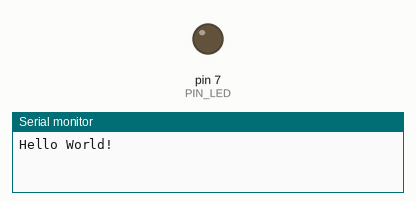
Simulated run of this sketch. Board: Arduino Uno, built with avr-gcc and run on an emulated ATmega328P. On the bench: output pins drawn as LEDs (lit = HIGH), the last lines printed to the serial monitor. Dashed ring = blinking. At 2.0 s the program stops and its outputs stay as they are.

Above: at 0.5 s.
At 1.85 s:
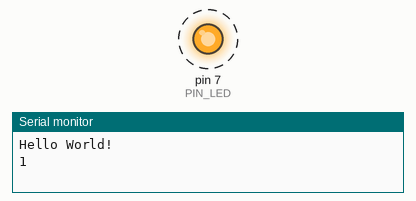
Timing chart, 0 to 3.0 s (numbered marks = the images above):
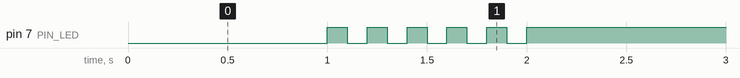

The sketch:

05_practice_2.ino
```cpp
#define PIN_LED 7
unsigned int count, toggle;

void setup() {
  pinMode(PIN_LED, OUTPUT);
  Serial.begin(115200);

  Serial.println("Hello World!");
  count = toggle = 0;

}

void loop() {

  digitalWrite(PIN_LED, toggle);
  delay(1000);

  Serial.println(++count);
  for (int i = 0; i<10; ) {
    i = i + 1 ;
    toggle = toggle_state(toggle);
    digitalWrite(PIN_LED, toggle);
    delay (100);
  }
  while (1) {
    digitalWrite(PIN_LED, 1);
  }

}

unsigned int toggle_state(unsigned int toggle) {
  toggle = ++toggle ;
  return toggle%2 ;
}
```

Measured:
- by itself, pin 7 (PIN_LED): alternates HIGH for 0.10 s and LOW for 0.10 s, 11 changes in all, then stays HIGH
